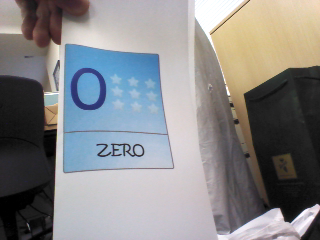
#> input picture opencv/ImageRecognition/vision/database0000001.tiff, 320 x 240 px, given in place of the camera
$ python IdentificarColor.py   (Python 2 division)
#> lines starting #> are read from the running program, lines starting #| are printed output that depends on the picture; after the words box and inside, x2 and y2 are one past the last pixel; in counts of white or black regions, pixels touching at a corner belong together
import numpy as np
import cv2

captura = cv2.VideoCapture(0)

while(1):

    #Capturamos una imagen y la convertimos de RGB -> HSV
    _, imagen = captura.read()
#> imagen is the input picture: shape (240, 320, 3); mean B, G, R 136.7, 135.4, 135.4
    hsv = cv2.cvtColor(imagen, cv2.COLOR_BGR2HSV)
#> hsv: shape (240, 320, 3); mean H, S, V 70, 36, 147.6

    verde_bajos = np.array([49,50,50])
    verde_altos = np.array([80,255,255])

     #Crear una mascara con solo los pixeles dentro del rango de verdes
    mask = cv2.inRange(hsv, verde_bajos, verde_altos)
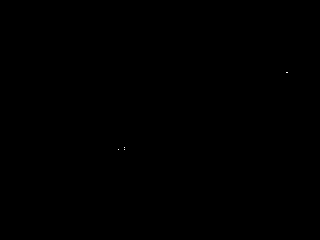
#> mask: shape (240, 320); 0.01% white in thin lines or dots, all inside (x1, y1, x2, y2) = (118, 72, 288, 150)


    moments = cv2.moments(mask)
#> moments = moments, m00 1275, centre m10/m00, m01/m00 = (187.8, 117.8)
    area = moments['m00']
#> area = 1275

    print area
#| 1275.0

    if(area > 2000000):

        #Buscamos el centro x, y del objeto
        x = int(moments['m10']/moments['m00'])
        y = int(moments['m01']/moments['m00'])

        #Mostramos sus coordenadas por pantalla
        print "x = ", x
        print "y = ", y

         #Dibujamos una marca en el centro del objeto
        cv2.rectangle(imagen, (x, y), (x+2, y+2),(0,0,255), 2)


    #Mostramos la imagen original con la marca del centro y
    #la mascara
    cv2.imshow('mask', mask)
    cv2.imshow('Camara', imagen)
    tecla = cv2.waitKey(5) & 0xFF
#> (key Esc is pressed here)
    if tecla == 1:
        break

cap.release()
cv2.destroyAllWindows()
